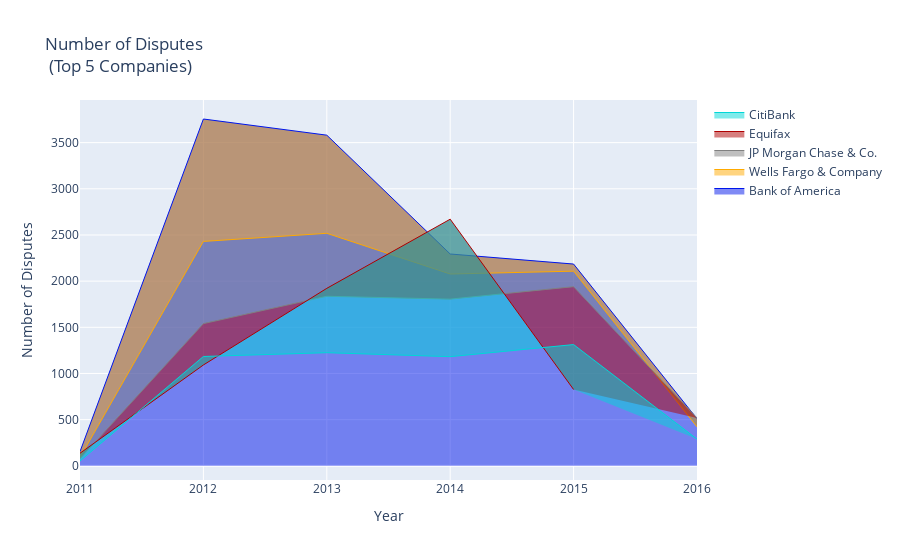

Source (notebook cell):
### Code cell
# Implementing line chart (top 5 companies with complaints)
boa_disputes_amount = boa_disputes['CRM'].values.tolist()
wfc_disputes_amount = wfc_disputes['CRM'].values.tolist()
jp_disputes_amount = jp_disputes['CRM'].values.tolist()
equi_disputes_amount = equi_disputes['CRM'].values.tolist()
citi_disputes_amount = citi_disputes['CRM'].values.tolist()

# Text to add
boa_text = [str(dis) + '\n Disputes'  for dis in boa_disputes_amount]
wfc_text = [str(wfc) + '\n Disputes'  for wfc in wfc_disputes_amount]
jp_text = [str(jp) + '\n Disputes' for jp in jp_disputes_amount]
equi_text = [str(equi) + '\n Disputes' for equi in equi_disputes_amount]
citi_text = [str(citi) + '\n Disputes' for citi in citi_disputes_amount]

boa_disputes_chart = go.Scatter(
    x=years,
    y=boa_disputes_amount,
    text=boa_text,
    name='Bank of America', 
    hoverinfo='x+text',
    mode='lines',
    line=dict(width=1,
             color='rgb(0, 22, 235)',
             ),
    fill='tonexty'
)

wfc_disputes_chart = go.Scatter(
    x=years,
    y=wfc_disputes_amount,
    text=wfc_text,
    name="Wells Fargo & Company", 
    hoverinfo='x+text',
    mode='lines',
    line=dict(width=1,
             color='rgb(275, 170, 0)',
             ),
    fill='tonexty'
)

jp_disputes_chart = go.Scatter(
    x=years,
    y=jp_disputes_amount,
    text=jp_text,
    name='JP Morgan Chase & Co.',
    hoverinfo='x+text',
    mode='lines',
    line=dict(width=1,
             color='rgb(128, 128, 128)',
             ),
    fill='tonexty'
)

equi_disputes_chart = go.Scatter(
    x=years,
    y=equi_disputes_amount,
    text=equi_text,
    name='Equifax',
    hoverinfo='x+text',
    mode='lines',
    line=dict(width=1,
             color='rgb(175, 0, 0)',
             ),
    fill='tonexty'
)

citi_disputes_chart = go.Scatter(
    x=years,
    y=citi_disputes_amount,
    text=citi_text,
    name='CitiBank',
    hoverinfo='x+text',
    mode='lines',
    line=dict(width=1,
             color='rgb(0, 215, 215)',
             ),
    fill='tonexty'
)

data = [boa_disputes_chart, wfc_disputes_chart, jp_disputes_chart, equi_disputes_chart, citi_disputes_chart]

layout = dict(title = 'Number of Disputes <br> (Top 5 Companies)',
              xaxis = dict(title = 'Year'),
              yaxis = dict(title = 'Number of Disputes')
             )


fig = dict(data=data, layout=layout)


iplot(fig, filename='basic-area-no-bound')

### Figure 1 — Plotly figure (JSON) as saved in the notebook; plotly's stock layout.template omitted (floating-point values rounded to 4 significant figures)
{"data": [{"fill": "tonexty", "hoverinfo": "x+text", "line": {"color": "rgb(0, 22, 235)", "width": 1}, "mode": "lines", "name": "Bank of America", "text": ["154\n Disputes", "3756\n Disputes", "3581\n Disputes", "2294\n Disputes", "2185\n Disputes", "510\n Disputes"], "type": "scatter", "x": [2011, 2012, 2013, 2014, 2015, 2016], "y": [154, 3756, 3581, 2294, 2185, 510]}, {"fill": "tonexty", "hoverinfo": "x+text", "line": {"color": "rgb(275, 170, 0)", "width": 1}, "mode": "lines", "name": "Wells Fargo & Company", "text": ["89\n Disputes", "2430\n Disputes", "2518\n Disputes", "2077\n Disputes", "2108\n Disputes", "422\n Disputes"], "type": "scatter", "x": [2011, 2012, 2013, 2014, 2015, 2016], "y": [89, 2430, 2518, 2077, 2108, 422]}, {"fill": "tonexty", "hoverinfo": "x+text", "line": {"color": "rgb(128, 128, 128)", "width": 1}, "mode": "lines", "name": "JP Morgan Chase & Co.", "text": ["76\n Disputes", "1540\n Disputes", "1836\n Disputes", "1805\n Disputes", "1940\n Disputes", "519\n Disputes"], "type": "scatter", "x": [2011, 2012, 2013, 2014, 2015, 2016], "y": [76, 1540, 1836, 1805, 1940, 519]}, {"fill": "tonexty", "hoverinfo": "x+text", "line": {"color": "rgb(175, 0, 0)", "width": 1}, "mode": "lines", "name": "Equifax", "text": ["136\n Disputes", "1092\n Disputes", "1922\n Disputes", "2671\n Disputes", "826\n Disputes"], "type": "scatter", "x": [2011, 2012, 2013, 2014, 2015, 2016], "y": [136, 1092, 1922, 2671, 826]}, {"fill": "tonexty", "hoverinfo": "x+text", "line": {"color": "rgb(0, 215, 215)", "width": 1}, "mode": "lines", "name": "CitiBank", "text": ["52\n Disputes", "1184\n Disputes", "1225\n Disputes", "1182\n Disputes", "1313\n Disputes", "289\n Disputes"], "type": "scatter", "x": [2011, 2012, 2013, 2014, 2015, 2016], "y": [52, 1184, 1225, 1182, 1313, 289]}], "layout": {"title": {"text": "Number of Disputes <br> (Top 5 Companies)"}, "xaxis": {"title": {"text": "Year"}}, "yaxis": {"title": {"text": "Number of Disputes"}}}}
